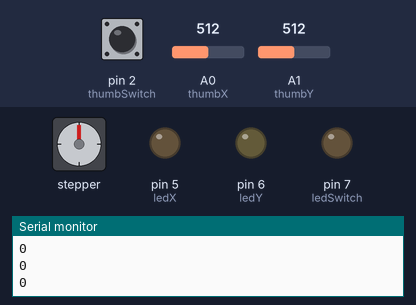
Bench run of a sketch on a simulated Arduino Uno, built with avr-gcc and run on an emulated ATmega328P. Shown: stepper motor, output pins drawn as LEDs (lit = HIGH), the last lines printed to the serial monitor. Inputs (shaded band) come from the test bench; at power-on: A0 (thumbX) = 512, A1 (thumbY) = 512, pin 2 (thumbSwitch) LOW. Stepper angles assume 2048 steps per turn.

Above: at 1.2 s.
1.3 s: A0 (thumbX) set to 716
At 2.1 s:
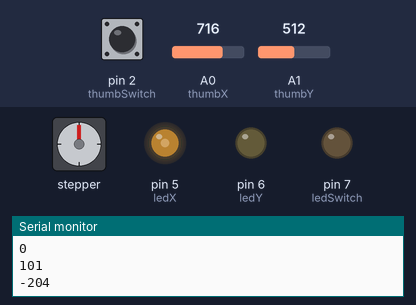
2.8 s: A1 (thumbY) set to 306
At 3.9 s:
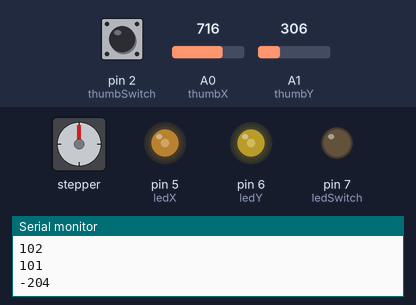
4.3 s: A0 (thumbX) set to 502
At 5.3 s:
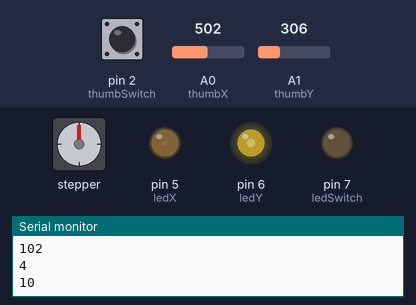
7.3 s: pin 2 (thumbSwitch) pulled HIGH for 1 s
At 8.8 s:
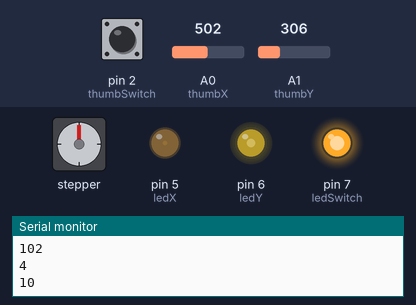
10.5 s: A1 (thumbY) set to 122
At 11.7 s:
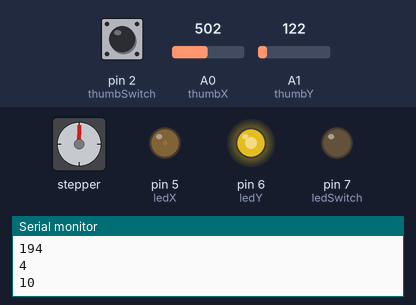
13.5 s: pin 2 (thumbSwitch) pulled HIGH for 3.2 s
At 15.4 s:
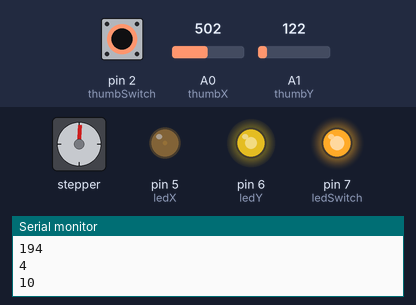
Timing chart, 0 to 61.6 s (numbered marks = the images above; inputs shaded):
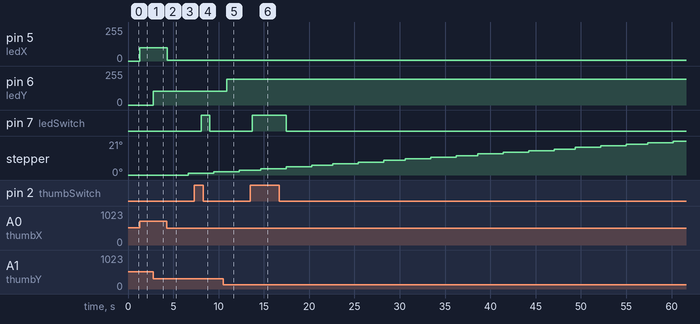

Measured:
- after the input at 1.3 s, pin 5 (ledX): 0/255 → 101/255 at once
- after the input at 2.8 s, pin 6 (ledY): 0/255 → 102/255 at once
- after the input at 7.3 s, pin 7 (ledSwitch): LOW → HIGH after 0.77 s, → LOW 0.94 s later
- after the input at 10.5 s, pin 6 (ledY): 102/255 → 194/255 after 0.39 s
- after the input at 13.5 s, pin 7 (ledSwitch): LOW → HIGH after 0.20 s, → LOW 3.8 s later

The sketch:

sketchStepper.ino
```cpp
/*
Created 2014 September 27
by Pavel Yakimenko
*/

#include <Stepper.h>

typedef struct StepperData {
  int stepsPerRotation;
  int maxSpeed;
} kStepperData;

kStepperData _28byj = {64, 460};

Stepper stepper(_28byj.stepsPerRotation, 8, 10, 9, 11);

const int thumbX = A0;
const int thumbY = A1;
const int thumbSwitch = 2;

const int ledX = 5;
const int ledY = 6;
const int ledSwitch = 7;

int axisMin = 0;
int axisMax = 512;
int axisNeutralGap = 10;

int axisXCenter = 512;
int axisYCenter = 512;

// the setup functionruns once when you press reset or power the board
void setup() {
  Serial.begin(9600);

  pinMode(thumbX, INPUT);
  pinMode(thumbY, INPUT);
  pinMode(thumbSwitch, INPUT);

  pinMode(ledX, OUTPUT);
  pinMode(ledY, OUTPUT);
  pinMode(ledSwitch, OUTPUT);

  calibrate();
}

void calibrate() {
  axisXCenter = analogRead(thumbX);
  axisYCenter = analogRead(thumbY);
}

int axisValue(const int axisPin, const int ledPin, const int neutral) {
  int sensorValue = neutral - analogRead(axisPin);
  if (sensorValue < axisNeutralGap &&
      sensorValue > -axisNeutralGap) {
    sensorValue = 0;
  }

  int ledBrightness = sensorValue;
  if(ledBrightness < 0) {
    ledBrightness *= -1;
  }
  ledBrightness = map(ledBrightness, axisMin, axisMax, 0x0, 0xFF);
  ledBrightness = constrain(ledBrightness, 0x0, 0xFF);
  Serial.println(ledBrightness);
  analogWrite(ledPin, ledBrightness);
  return sensorValue;
}

void displaySwitchState() {
  int switchState = digitalRead(thumbSwitch);
  digitalWrite(ledSwitch, switchState ? HIGH : LOW);
}

void loop() {
  // Use OX for Azimuth
  int xValue = axisValue(thumbX, ledX, axisXCenter);
  Serial.println(xValue);
  if(xValue != 0) {
    int stepperSpeed = pow(2, xValue / 10);
    if(stepperSpeed > _28byj.maxSpeed) {
      stepperSpeed = _28byj.maxSpeed;
    }
    stepper.setSpeed(stepperSpeed > 0 ? stepperSpeed : - stepperSpeed);
    stepper.step(stepperSpeed);
  }

  int yValue = axisValue(thumbY, ledY, axisYCenter);

  displaySwitchState();

//  for(int i = 440; i<=470; i+=10) {
//    Serial.println(i);
//    for(int j=0; j<10; j++) {
//      stepper.setSpeed(i);
//      stepper.step(i);
//    }
//    delay(500);
//  }
}
```
